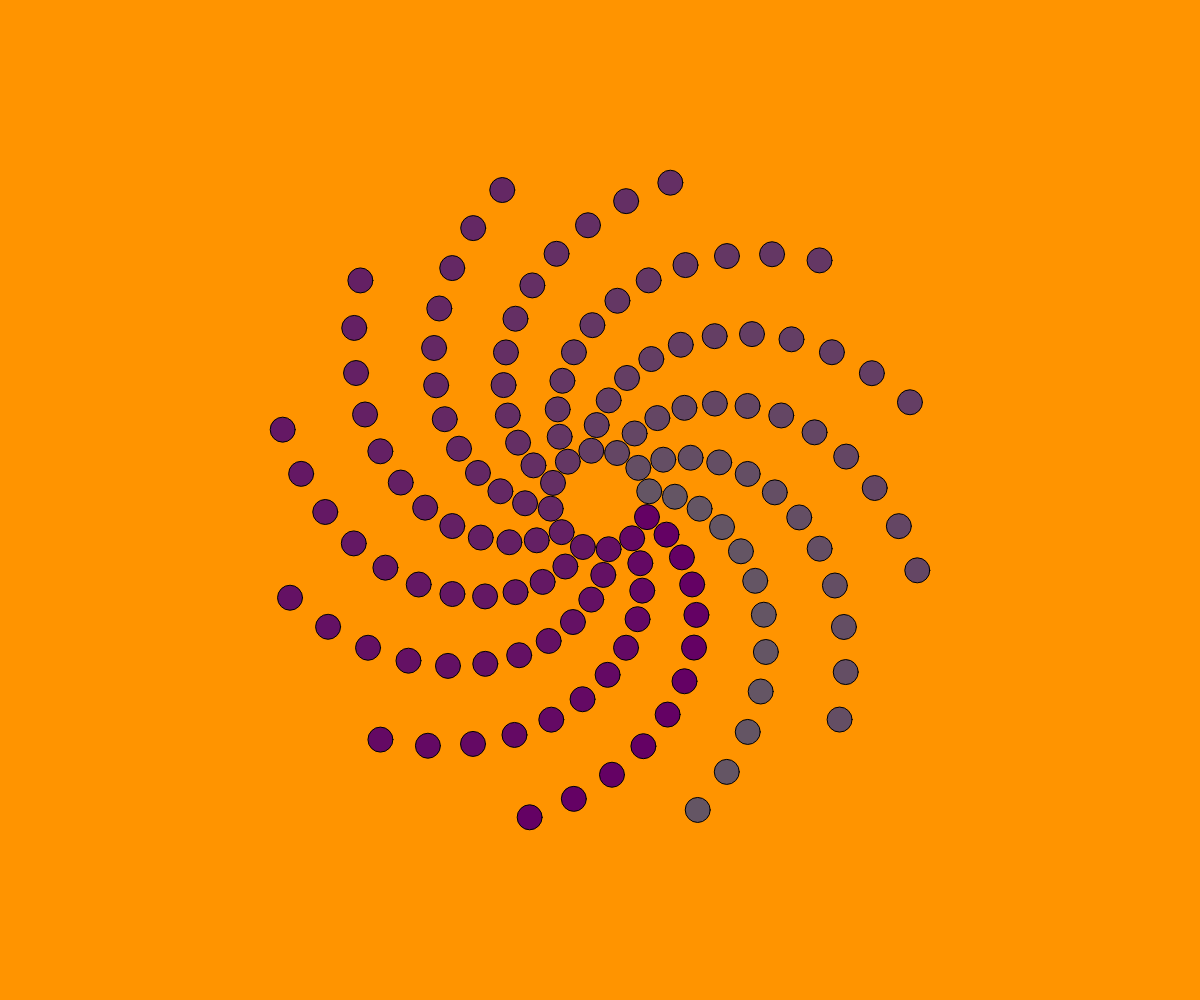
Frame 1 (no input)
Frame 60 (no input): identical to frame 1, image omitted
Frame 120 (the mouse pressed at the canvas centre since frame 60): identical to frame 1, image omitted

The p5.js sketch that drew this single still picture (run headless with seeded random() and noise() and a simulated clock; from frame 60 on, the mouse is pressed at the canvas centre):

// p5.js sketch
// ── sketch.js
function setup() {
	createCanvas(windowWidth, windowHeight);
	background(100);

} 

function draw() {
	//colorMode(HSB,360,100,100);
	angleMode(DEGREES);
	var CentX = windowWidth/2;
	var Twist = 30
	var CentY = windowHeight/2;
	var Diameter = 100;
	background(255, 148, 0)
	for (var Dscale = 0.5; Dscale < 3.5; Dscale = Dscale +0.25) {
		for (var Theta = 5; Theta <360; Theta = Theta +30){
			fill(100,255*(Theta/windowHeight),100)
			ellipse(CentX+Dscale*Diameter*cos(Theta+Twist*Dscale), CentY+Dscale*Diameter*sin(Theta+Twist*Dscale), 25, 25);
		}
	}
}
	
	//noStroke();
	//for (var W = windowWidth/2; W < windowWidth; W = W + 10) {
		//for (var H = 0; H <windowHeight/2; H = H + 30){
			//ellipse(W, H, 10, 2);
